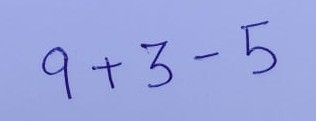
#> input picture test images/test1.jpeg, 316 x 121 px
$ python -i preprocess.py   (imports and definitions only)   (older library calls are emulated)
#> lines starting #> are read from the running program, lines starting #| are printed output that depends on the picture; after the words box and inside, x2 and y2 are one past the last pixel; in counts of white or black regions, pixels touching at a corner belong together
from skimage.io import imread
from skimage.filters import gaussian, threshold_minimum
from skimage.morphology import square, erosion, thin
from skimage import img_as_ubyte
import numpy as np
import cv2


def binarize(image_abs_path):

    # Convert color image (3-channel deep) into grayscale (1-channel deep)
    # We reduce image dimensionality in order to remove unrelevant features like color.
#> called with image_abs_path = 'test images/test1.jpeg'
    grayscale_img = imread(image_abs_path, as_gray=True)
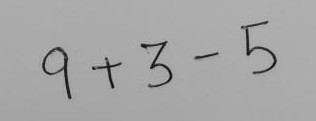
#> grayscale_img: shape (121, 316) float64; min 0.0187, max 0.739, mean 0.653

    # Apply Gaussian Blur effect - this removes image noise
    gaussian_blur = gaussian(grayscale_img)
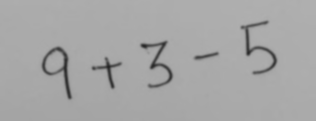
#> gaussian_blur: shape (121, 316) float64; min 0.142, max 0.69, mean 0.653

    # Apply minimum threshold
    thresh_sauvola = threshold_minimum(gaussian_blur)
#> thresh_sauvola = 0.477

    # Convert thresh_sauvola array values to either 1 or 0 (white or black)
    binary_img = gaussian_blur > thresh_sauvola
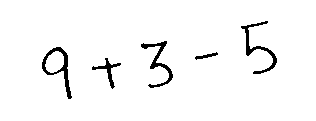
#> binary_img: shape (121, 316) bool; 96.6% white; 5 black regions, box (x1, y1, x2, y2) and area: (42, 47, 72, 99) 363, (241, 21, 277, 74) 353, (141, 41, 173, 88) 336, (92, 58, 121, 89) 188, (195, 52, 218, 60) 69

    return binary_img

def shift(contour):

    # Get minimal X and Y coordinates
    x_min, y_min = contour.min(axis=0)[0]

    # Subtract (x_min, y_min) from every contour point
    return np.subtract(contour, [x_min, y_min])

def get_scale(cont_width, cont_height, box_size):

    ratio = cont_width / cont_height

    if ratio < 1.0:
        return box_size / cont_height
    else:
        return box_size / cont_width

def extract_patterns(image_abs_path):

    max_intensity = 1
    # Here we define the size of the square box that will contain a single pattern
    box_size = 28

    binary_img = binarize(image_abs_path)

    # Apply erosion step - make patterns thicker
    eroded_img = erosion(binary_img, selem=square(3))
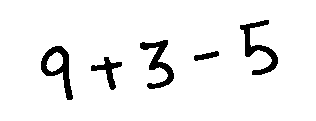
#> eroded_img: shape (121, 316) bool; 93.9% white; 5 black regions, box (x1, y1, x2, y2) and area: (240, 20, 278, 75) 635, (41, 46, 73, 100) 619, (140, 40, 174, 89) 599, (91, 57, 122, 90) 330, (194, 51, 219, 61) 135

    # Inverse colors: black --> white | white --> black
    binary_inv_img = max_intensity - eroded_img

    # Apply thinning algorithm
    thinned_img = thin(binary_inv_img)
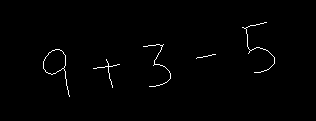
#> thinned_img: shape (121, 316) bool; 0.93% white in thin lines or dots, all inside (x1, y1, x2, y2) = (43, 22, 275, 97)

    # Before we apply opencv method, we need to convert scikit image to opencv image
    thinned_img_cv = img_as_ubyte(thinned_img)

    # Find contours
    contours, _ = cv2.findContours(thinned_img_cv, mode=cv2.RETR_EXTERNAL, method=cv2.CHAIN_APPROX_SIMPLE)
#> contours = 5 contours, 4 with area under 20; largest, box (x1, y1, x2, y2) and area: (43, 49, 70, 97) 414

    # Sort contours from left to right (sort by bounding rectangle's X coordinate)
    contours = sorted(contours, key=lambda cont: cv2.boundingRect(cont)[0])

    # Initialize patterns array
    patterns = []

    for contour in contours:

        # Initialize blank white box that will contain a single pattern
        pattern = np.ones(shape=(box_size, box_size), dtype=np.uint8) * 255

        # Shift contour coordinates so that they are now relative to its square image
        shifted_cont = shift(contour)

        # Get size of the contour
        cont_width, cont_height = cv2.boundingRect(contour)[2:]
        # boundingRect method returns width and height values that are too big by 1 pixel
        cont_width -= 1
        cont_height -= 1

        # Get scale - we will use this scale to interpolate contour so that it fits into
        # box_size X box_size square box.
        scale = get_scale(cont_width, cont_height, box_size)

        # Interpolate contour and round coordinate values to int type
        rescaled_cont = np.floor(shifted_cont * scale).astype(dtype=np.int32)

        # Get size of the rescaled contour
        rescaled_cont_width, rescaled_cont_height = cont_width * scale, cont_height * scale

        # Get margin
        margin_x = int((box_size - rescaled_cont_width) / 2)
        margin_y = int((box_size - rescaled_cont_height) / 2)

        # Center pattern wihin a square box - we move pattern right by a proper margin
        centered_cont = np.add(rescaled_cont, [margin_x, margin_y])

        # Draw centered contour on a blank square box
        cv2.drawContours(pattern, [centered_cont], contourIdx=0, color=(0))

        patterns.append(pattern)
#> this loop made 5 passes
#> (x_min in shift, y_min in shift, cont_width, cont_height, ratio in get_scale, scale, rescaled_cont_width, rescaled_cont_height) on passes 1 to 5: (43, 49, 26, 47, 0.553, 0.596, 15.49, 28), (93, 59, 26, 28, 0.929, 1, 26, 28), (143, 44, 27, 42, 0.643, 0.667, 18, 28), (196, 54, 19, 4, 4.75, 1.47, 28, 5.89), (242, 22, 32, 50, 0.64, 0.56, 17.92, 28)
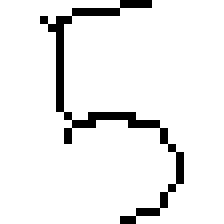
#> pattern: shape (28, 28) (shown 8 times larger); 92.9% white; black in thin lines or dots, all inside (x1, y1, x2, y2) = (5, 0, 23, 28)
#> after the loop, patterns = 5 items

    return patterns

>>> result = extract_patterns('test images/test1.jpeg')
#> result = 5 items
